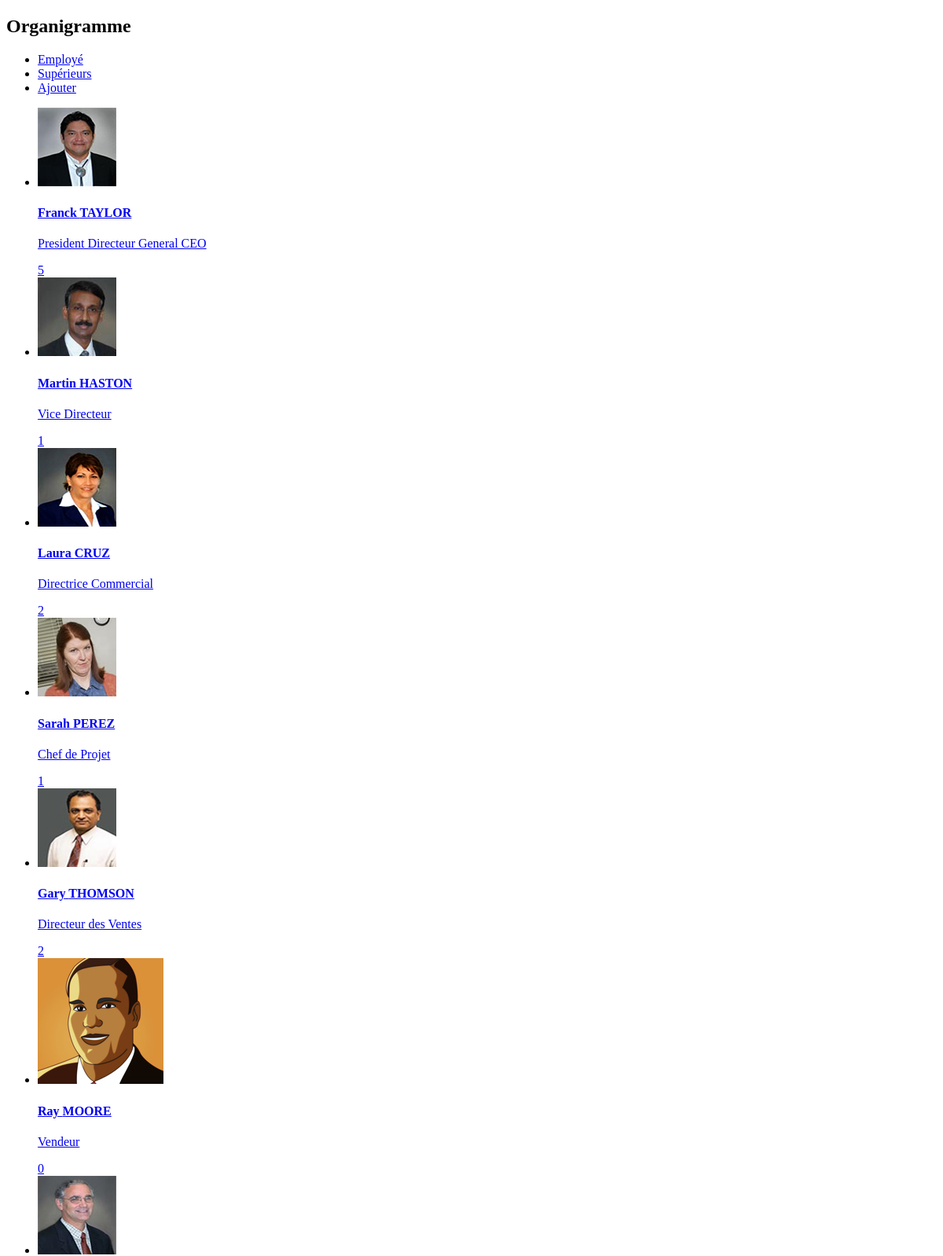
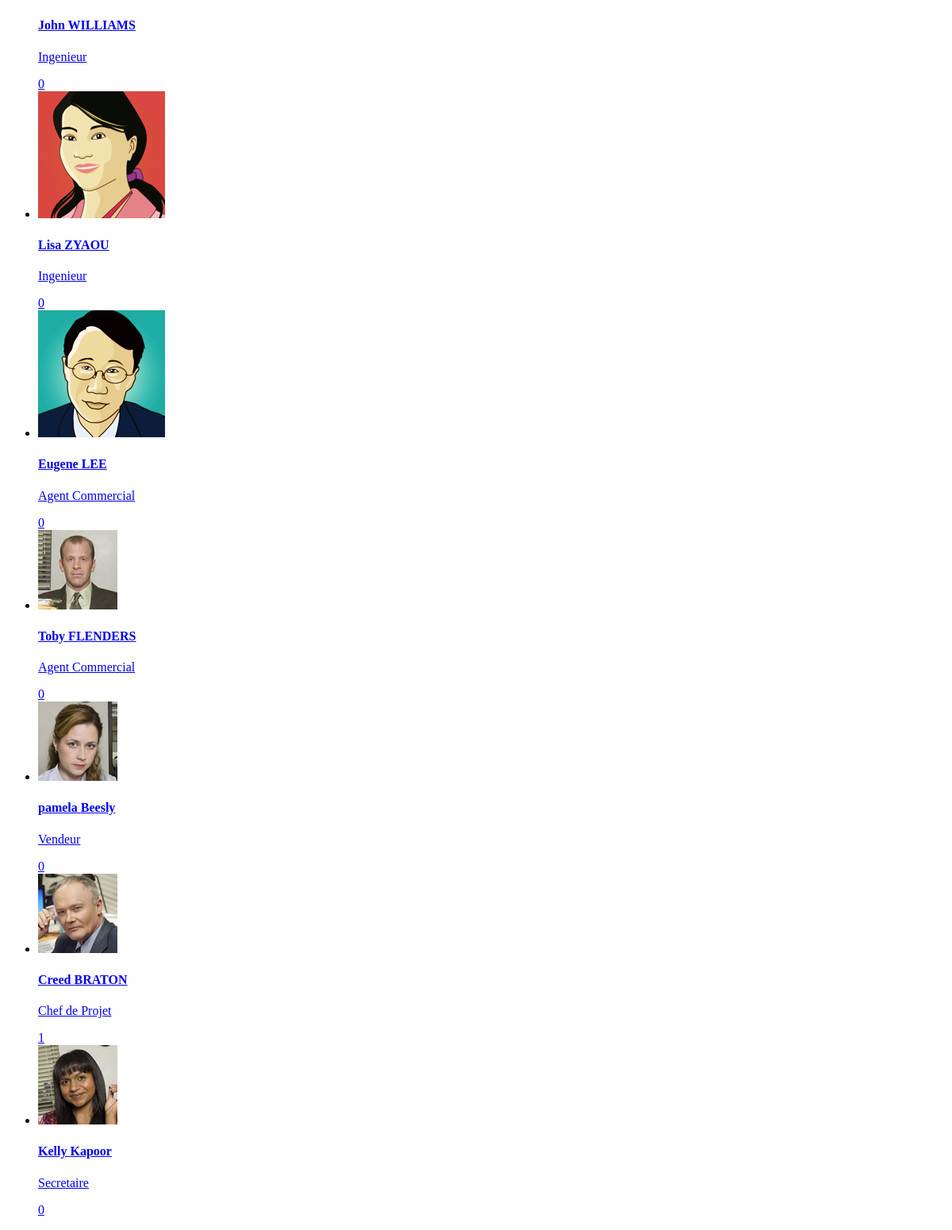
The page / on the database its author committed (2 pictures, top to bottom).
### tables this page shows
CREATE TABLE IF NOT EXISTS `employe` (
  `employe_id` int(11) NOT NULL AUTO_INCREMENT,
  `employe_nom` varchar(25) NOT NULL,
  `employe_prenom` varchar(25) NOT NULL,
  `employe_chef` int(11) DEFAULT NULL COMMENT 'id du superviseur',
  `employe_poste` int(11) NOT NULL,
  `employe_departement` varchar(50) NOT NULL,
  `employe_tel_bureau` varchar(10) DEFAULT NULL,
  `employe_port` varchar(10) DEFAULT NULL,
  `employe_mail` varchar(50) NOT NULL,
  `employe_ville` varchar(50) DEFAULT NULL,
  `employe_image` varchar(50) DEFAULT NULL,
  PRIMARY KEY (`employe_id`),
  KEY `employe_poste` (`employe_poste`)
) TYPE=InnoDB  AUTO_INCREMENT=14;

CREATE TABLE IF NOT EXISTS `fonction` (
  `id_fonction` int(11) NOT NULL AUTO_INCREMENT,
  `nom_fonction` varchar(50) NOT NULL,
  PRIMARY KEY (`id_fonction`),
  UNIQUE KEY `nom_fonction` (`nom_fonction`)
) TYPE=InnoDB  AUTO_INCREMENT=10;

### index.php (the view, shortened to what this page needs)
<!DOCTYPE HTML>
<html>
<head>
<link rel="stylesheet" href="css/style.css"/>
<link rel="stylesheet" href="http://code.jquery.com/mobile/1.1.0/jquery.mobile-1.1.0.min.css" />
</head>
<body>
	<div data-role="page" id="acceuil" data-theme="a" data-add-back-btn="true" data-dom-cache="true">
		<header data-role="header">
    		<h2>Organigramme</h2>
            <div data-role="navbar" data-theme="a">
				<ul>
					<li><a href="index.php" data-pretch="true" data-icon="home">Employé</a></li>
					<li><a href="liste_superieur.php" data-pretch="true" data-icon="star">Supérieurs</a></li>
					<li><a href="ajout_employe.php" data-pretch="true" data-icon="gear">Ajouter</a></li>
				</ul>
			</div>
    	</header>
		<div data-role="content">
        	<ul data-role="listview" data-filter="true" data-inset="true" class="action-list">
                    <?php
					include 'includes/config.php';
							$sql = "SELECT e.employe_id, e.employe_nom, e.employe_prenom, f.nom_fonction, e.employe_image, COUNT(r.employe_id) nbEmployeDirect " .
								   "FROM fonction f, employe e LEFT JOIN employe r ON r.employe_chef = e.employe_id " .
								   "WHERE e.employe_poste = f.id_fonction " .
								   "GROUP BY e.employe_id " .
								   "ORDER BY e.employe_id";
							try {
								$connexion->setAttribute(PDO::ATTR_ERRMODE, PDO::ERRMODE_EXCEPTION);
								$result = $connexion->query($sql);
								if($result > null){
									while($ligne = $result->fetch(PDO::FETCH_OBJ) ){
									echo"<li>".
											"<a href='detail_employe.php?id=$ligne->employe_id' data-pretch='true' data-transition='pop'><img src='pics/$ligne->employe_image' alt='$ligne->employe_image' />" .
							   				"<h4>$ligne->employe_prenom $ligne->employe_nom</h4>" .
							   				"<p>$ligne->nom_fonction</p>" .
							   				"<span class='ui-li-count'> $ligne->nbEmployeDirect </span>" .
							   				"</a>" .
						  				"</li>";
									}
								}else{
										echo" le résultat de la requête est égal à 0 ou null";
									}
							}catch(PDOException $e)
								{
        							echo $e->getMessage();
								}
					?>
            </ul>
    	</div>
    </div>
</body>
</html>

### css/style.css (style rules this page uses)
.action-list { clear:both; }

### rows shown on the page
employe: employe_image (picture), employe_prenom "Franck", employe_nom "TAYLOR", employe_poste.nom_fonction "President Directeur General CEO", nbEmployeDirect "5"
employe: employe_image (picture), employe_prenom "Martin", employe_nom "HASTON", employe_poste.nom_fonction "Vice Directeur", nbEmployeDirect "1"
employe: employe_image (picture), employe_prenom "Laura", employe_nom "CRUZ", employe_poste.nom_fonction "Directrice Commercial", nbEmployeDirect "2"
employe: employe_image (picture), employe_prenom "Sarah", employe_nom "PEREZ", employe_poste.nom_fonction "Chef de Projet", nbEmployeDirect "1"
employe: employe_image (picture), employe_prenom "Gary", employe_nom "THOMSON", employe_poste.nom_fonction "Directeur des Ventes", nbEmployeDirect "2"
employe: employe_image (picture), employe_prenom "Ray", employe_nom "MOORE", employe_poste.nom_fonction "Vendeur", nbEmployeDirect "0"
employe: employe_image (picture), employe_prenom "John", employe_nom "WILLIAMS", employe_poste.nom_fonction "Ingenieur", nbEmployeDirect "0"
employe: employe_image (picture), employe_prenom "Lisa", employe_nom "ZYAOU", employe_poste.nom_fonction "Ingenieur", nbEmployeDirect "0"
employe: employe_image (picture), employe_prenom "Eugene", employe_nom "LEE", employe_poste.nom_fonction "Agent Commercial", nbEmployeDirect "0"
employe: employe_image (picture), employe_prenom "Toby", employe_nom "FLENDERS", employe_poste.nom_fonction "Agent Commercial", nbEmployeDirect "0"
employe: employe_image (picture), employe_prenom "pamela", employe_nom "Beesly", employe_poste.nom_fonction "Vendeur", nbEmployeDirect "0"
employe: employe_image (picture), employe_prenom "Creed", employe_nom "BRATON", employe_poste.nom_fonction "Chef de Projet", nbEmployeDirect "1"
employe: employe_image (picture), employe_prenom "Kelly", employe_nom "Kapoor", employe_poste.nom_fonction "Secretaire", nbEmployeDirect "0"
